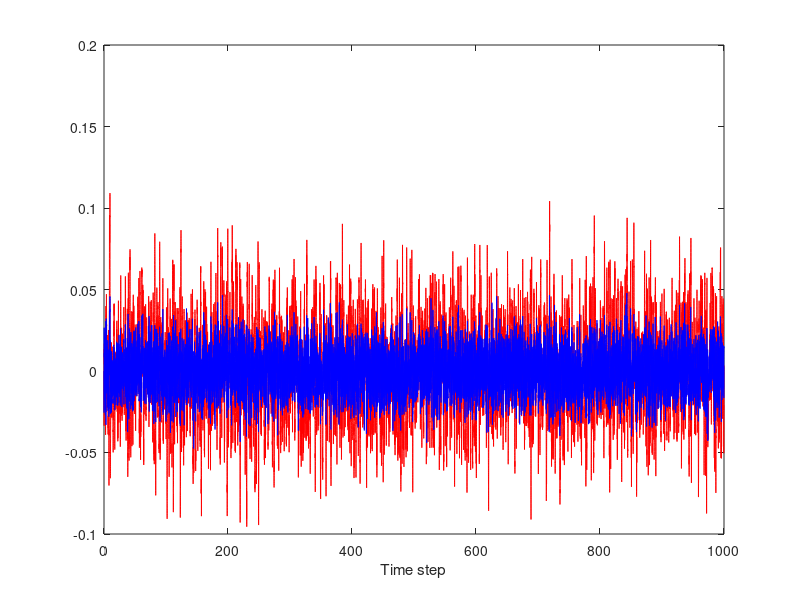

Reproduce this figure in MATLAB. (Note: this script raises an error after producing the figure.)
%% MAE 6760 Model Based Estimation
%
%   Homework #1
%   problem #4: Linear System driven by Random Processes
%        application: quarter suspension over a bumpy road
%

%constants
M=300;    %car mass (kg)
m=50;     %wheel mass (kg)
K1=3000;  %spring constant (N/m)
K2=30000; %spring constant (N/m)
C1=600;   %damping constant (Nsec/m)

% Set up open loop model, including r,u as inputs and z as output
%
% xdot = A*x + Bu*u + Br*r
%    z = C*x + Du*u + Dr*r
%

%State Space system matrices
A=[0  0  1  0; 
   0  0  0  1 ; 
   -K1/M K1/M -C1/M C1/M ;
   K1/m -(K1+K2)/m C1/m -C1/m];
Bu=[0; 0; 1/M; -1/m];  %The actuator control as an input u(t)
Br=[0; 0; 0; K2/m];    %The bumpy road as an input r(t)
C=[1 0 0 0];Du=0;Dr=0; %The driver position as the output
% Bumpy Road white noise disturbance intensity
Sigr = 2E-4; %m^2/sec

%% -------------------
%% Part (a): simulate open loop system
Tf=1000;dt=0.01;t=[0:dt:Tf]';
r=sqrt(Sigr)*randn(length(t),1)/sqrt(dt);

% My stuff (Lucas)
sys_CT = ss(A,Br,C,Dr);
[z_CT,~,x_CT] = lsim(sys_CT,r,t);

Pz_CT = cov(z_CT);

% Compare to analytical performance via lyap.m
Px_CTan = lyap(A,Br*Sigr*Br');
Pz_CTan = C*Px_CTan*C';


%% -------------------
%% Part (b): find and simulate closed loop system
% These lines find the closed loop state feedback controller K,
% where the form of the controller is: u = -K*x
Rzz=1;Ruu=2E-9;
[K,S,E]=lqry(ss(A,Bu,C,Du),Rzz,Ruu);
%
%Simulate the closed loop system for the bumpy road

% Simulate the closed loop system (Lucas)
sys_CL = ss(A-Bu*K, Br, C-Du*K, Dr);
[z_CL,~,x_CL] = lsim(sys_CL, r, t);
Pz_CL = cov(z_CL);

Px_CLan = lyap(A-Bu*K,Br*Sigr*Br');
Pz_CLan = (C-Du*K)*Px_CLan*(C-Du*K)';

%% -------------------
%% Part (c): plot open and closed loop response z(t), analyze
% (Lucas)
figure;
plot(t,z_CT,'red')
hold on;
plot(t,z_CL,'blue')
xlabel('Time step')
ylabel('Displacement ($m$)',Interpreter='latex')

legend('Open Loop','Closed Loop')

z_CLav = mean(z_CL);
z_CLstd = std(z_CL);

tmp = normcdf(z_CL,z_CLav,z_CLstd);
tmp_x = linspace(min(z_CL),max(z_CL),length(tmp));

figure;
plot(tmp_x,tmp)

p_above3 = normcdf(-0.3,z_CLav,z_CLstd) + (1-normcdf(0.3,z_CLav,z_CLstd));


%% -------------------
%% Part (d): analyze the control effort u(t)

% Do the same thing as before:
Px_CL = cov(x_CL);
Pu = K * Px_CL * K';

% And do it analytically
Pu_an = K * Px_CLan * K';
